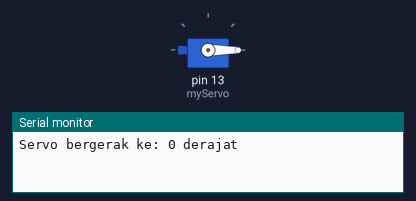
A sketch run on a simulated Arduino Uno, built with avr-gcc and run on an emulated ATmega328P. Shown: servo, the last lines printed to the serial monitor.

Above: at 0.05 s.
At 4.45 s:
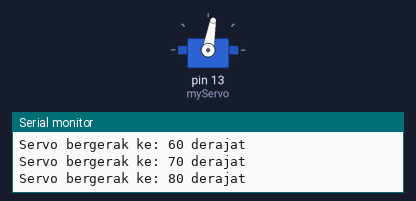
At 8.95 s:
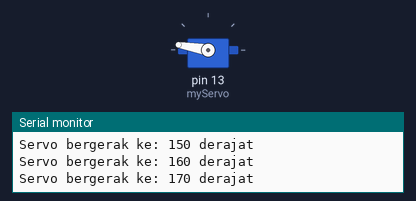
At 17.95 s:
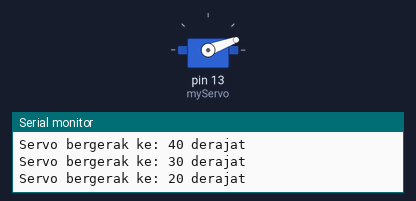
Timing chart, 0 to 26.0 s (numbered marks = the images above):
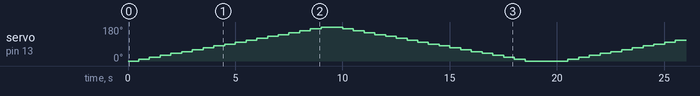

The sketch:

cek_servo.ino
```cpp
#include <Servo.h>

Servo myServo;  // Membuat objek servo

void setup() {
  myServo.attach(13);  // Menghubungkan servo ke pin digital 9
  Serial.begin(9600); // Inisialisasi komunikasi serial untuk monitoring
}

void loop() {
  // Menggerakkan servo dari 0 hingga 180 derajat
  for (int angle = 0; angle <= 180; angle += 10) {
    myServo.write(angle);           // Setel sudut servo
    Serial.print("Servo bergerak ke: ");
    Serial.print(angle);
    Serial.println(" derajat");
    delay(500);  // Beri waktu servo untuk bergerak
  }

  // Mengembalikan servo dari 180 hingga 0 derajat
  for (int angle = 180; angle >= 0; angle -= 10) {
    myServo.write(angle);           // Setel sudut servo
    Serial.print("Servo bergerak ke: ");
    Serial.print(angle);
    Serial.println(" derajat");
    delay(500);  // Beri waktu servo untuk bergerak
  }

  delay(1000);  // Jeda 1 detik sebelum siklus ulangi
}
```
